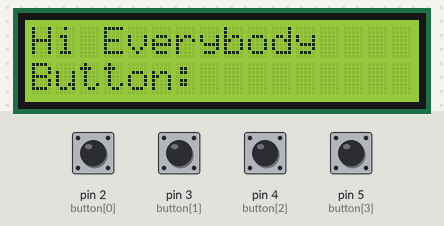
Simulated run of this sketch. Board: Arduino Uno, built with avr-gcc and run on an emulated ATmega328P. Parts: 16×2 character LCD. The test bench sets the inputs (shaded band); at power-on: pin 2 (button[0]), pin 3 (button[1]), pin 4 (button[2]), pin 5 (button[3]) HIGH. What the sketch prints to the serial monitor is not drawn.

Above: at 1.2 s.
1.3 s: pin 2 (button[0]) pulled LOW for 0.15 s
At 2.3 s:
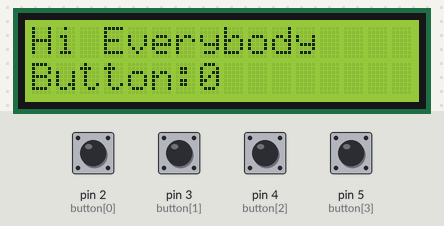
2.9 s: pin 3 (button[1]) pulled LOW for 0.15 s
At 3.5 s:
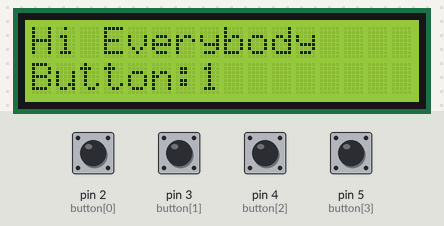
4.5 s: pin 4 (button[2]) pulled LOW for 0.15 s
At 5.7 s:
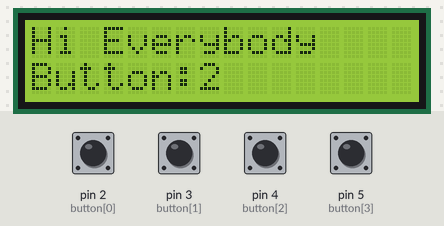
6.1 s: pin 5 (button[3]) pulled LOW for 0.15 s
At 7.1 s:
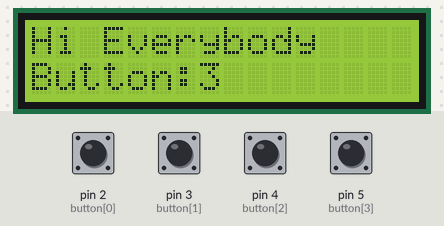
Timing chart, 0 to 8.7 s (numbered marks = the images above; inputs shaded):
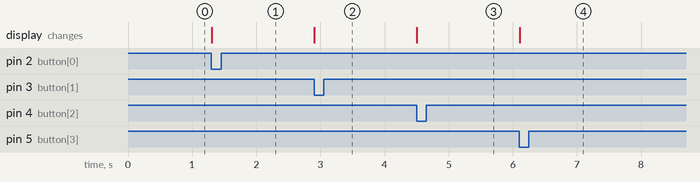

The sketch:

sketch.ino
```cpp
#include <LiquidCrystal_I2C.h>
#include <Wire.h>

LiquidCrystal_I2C lcd(0x27, 16, 2);

int button[] = {2, 3, 4, 5};
int currentButtonState[4];
int prevButtonState[4];

int numButtons = sizeof(button) / sizeof(button[0]);

void setup() {
  lcd.init();
  lcd.backlight();
  Serial.begin(9600);

  for (int i = 0; i < numButtons; i++) {
    pinMode(button[i], INPUT_PULLUP);
    prevButtonState[i] = HIGH;
  }

  lcd.setCursor(0, 0);
  lcd.print("Hi Everybody");
  lcd.setCursor(0, 1);
  lcd.print("Button: ");
}

void loop() {
  for (int i = 0; i < numButtons; i++) {
    currentButtonState[i] = digitalRead(button[i]);

    if (currentButtonState[i] == LOW && prevButtonState[i] == HIGH) {
      Serial.print(i);
      Serial.println("_p");
      lcd.setCursor(7, 1);
      lcd.print("   ");
      lcd.setCursor(7, 1);
      lcd.print(i);
    }
    if (currentButtonState[i] == HIGH && prevButtonState[i] == LOW) {
      Serial.print(i);
      Serial.println("_r");
    }
    prevButtonState[i] = currentButtonState[i];
  }
}
```

Measured:
- after the input at 1.3 s, the display: changes at once (image 1)
- after the input at 2.9 s, the display: changes at once (image 2)
- after the input at 4.5 s, the display: changes at once (image 3)
- after the input at 6.1 s, the display: changes at once (image 4)
